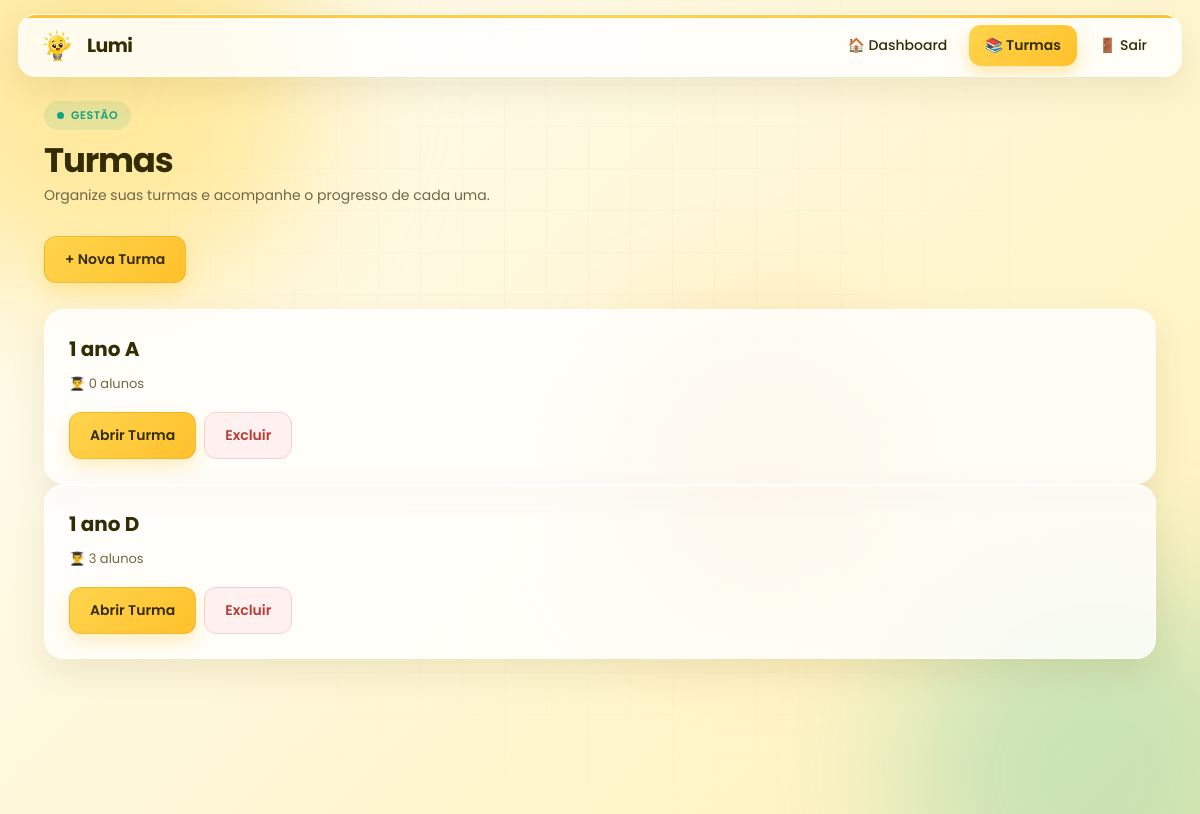
The app's page /turmas.php (signed in) with its own data.
### tables this page shows
CREATE TABLE `turmas` (
  `id` int(11) NOT NULL,
  `professor_id` int(11) NOT NULL,
  `nome` varchar(100) NOT NULL,
  `descricao` text DEFAULT NULL
);

### php/listar_turmas.php (called while the page is built)
<?php
include("conexao.php");
$professor_id = $_SESSION["id"];
$sql = "SELECT
turmas.*,
COUNT(alunos.id) AS quantidade_alunos
FROM turmas
LEFT JOIN alunos
ON turmas.id = alunos.turma_id
WHERE turmas.professor_id='$professor_id'
GROUP BY turmas.id
ORDER BY turmas.nome ASC";
$turmas = $conexao->query($sql);
?>

### turmas.php (the view, shortened to what this page needs)
<?php
include("php/listar_turmas.php");
?>
<!DOCTYPE html>
<html lang="pt-BR">
<head>
<link rel="stylesheet" href="css/app.css?v=3">
</head>
<body>
<div class="background" aria-hidden="true">
    <span class="orb orb-1"></span>
    <span class="orb orb-2"></span>
    <span class="orb orb-3"></span>
    <span class="grid"></span>
</div>
<header class="topbar">
    <a href="painel.php" class="topbar-brand">
        <img src="img/logo.png" class="topbar-logo" alt="Logo Lumi">
        <span>Lumi</span>
    </a>
    <nav class="topbar-nav">
        <a href="painel.php">🏠 Dashboard</a>
        <a href="turmas.php" class="ativo">📚 Turmas</a>
        <a href="logout.php">🚪 Sair</a>
    </nav>
</header>
<div class="conteudo">
    <header class="page-header">
        <div>
            <span class="badge"><i></i> Gestão</span>
            <h1>Turmas</h1>
            <p>Organize suas turmas e acompanhe o progresso de cada uma.</p>
        </div>
    </header>
    <div class="page-actions">
        <a href="adicionar_turma.php" class="btn">+ Nova Turma</a>
    </div>
    <?php while($turma = $turmas->fetch_assoc()){ ?>
    <div class="card">
        <h2>
            <?php echo $turma["nome"]; ?>
        </h2>
        <p>
            👨‍🎓 <?php echo $turma["quantidade_alunos"]; ?> alunos
        </p>
        <div class="acoes">
            <a href="relatorios.php?turma=<?php echo $turma['id']; ?>" class="btn abrir">Abrir Turma</a>
            <a href="php/excluir_turma.php?id=<?php echo $turma['id']; ?>"
               class="btn excluir"
               onclick="return confirm('Tem certeza que deseja excluir essa turma?');">Excluir</a>
        </div>
    </div>
    <?php } ?>
</div>
</body>
</html>

### records on screen
turmas: nome "1 ano A", quantidade_alunos "0"
turmas: nome "1 ano D", quantidade_alunos "3"
